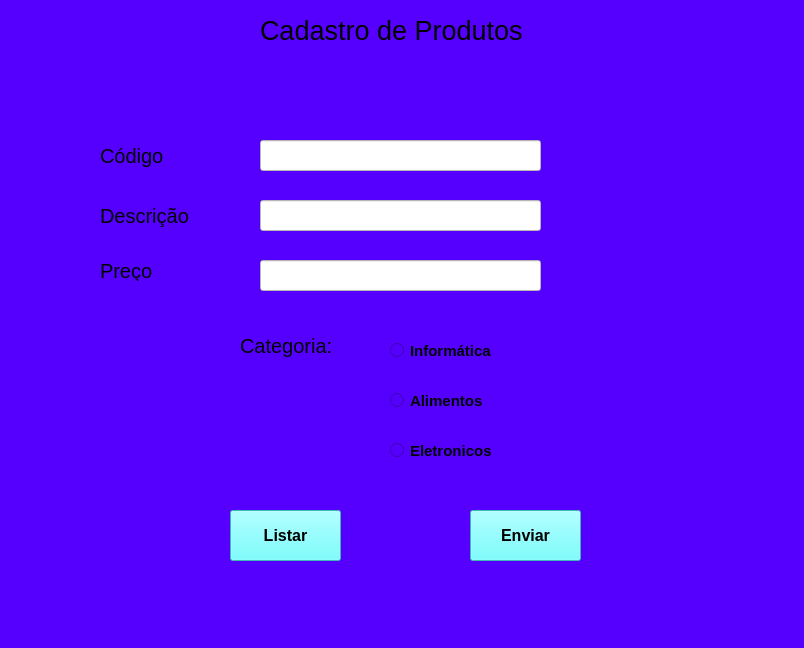
<?xml version="1.0" encoding="UTF-8"?>
<ui version="4.0">
 <class>MainWindow</class>
 <widget class="QMainWindow" name="MainWindow">
  <property name="geometry">
   <rect>
    <x>0</x>
    <y>0</y>
    <width>804</width>
    <height>648</height>
   </rect>
  </property>
  <property name="windowTitle">
   <string>MainWindow</string>
  </property>
  <property name="styleSheet">
   <string notr="true">background-color: rgb(0, 255, 255);
background-color: rgb(0, 0, 255);
background-color: rgb(85, 0, 255);</string>
  </property>
  <widget class="QWidget" name="centralwidget">
   <widget class="QLabel" name="label">
    <property name="geometry">
     <rect>
      <x>260</x>
      <y>10</y>
      <width>271</width>
      <height>41</height>
     </rect>
    </property>
    <property name="font">
     <font>
      <pointsize>20</pointsize>
     </font>
    </property>
    <property name="text">
     <string>Cadastro de Produtos</string>
    </property>
   </widget>
   <widget class="QLabel" name="label_2">
    <property name="geometry">
     <rect>
      <x>100</x>
      <y>140</y>
      <width>71</width>
      <height>31</height>
     </rect>
    </property>
    <property name="font">
     <font>
      <pointsize>15</pointsize>
     </font>
    </property>
    <property name="text">
     <string>Código</string>
    </property>
   </widget>
   <widget class="QLabel" name="label_3">
    <property name="geometry">
     <rect>
      <x>100</x>
      <y>200</y>
      <width>101</width>
      <height>31</height>
     </rect>
    </property>
    <property name="font">
     <font>
      <pointsize>15</pointsize>
     </font>
    </property>
    <property name="text">
     <string>Descrição</string>
    </property>
   </widget>
   <widget class="QLabel" name="label_4">
    <property name="geometry">
     <rect>
      <x>100</x>
      <y>260</y>
      <width>71</width>
      <height>21</height>
     </rect>
    </property>
    <property name="font">
     <font>
      <pointsize>15</pointsize>
     </font>
    </property>
    <property name="text">
     <string>Preço</string>
    </property>
   </widget>
   <widget class="QLineEdit" name="lineEdit">
    <property name="geometry">
     <rect>
      <x>260</x>
      <y>140</y>
      <width>281</width>
      <height>31</height>
     </rect>
    </property>
    <property name="styleSheet">
     <string notr="true">background-color: rgb(255, 255, 255);</string>
    </property>
   </widget>
   <widget class="QLineEdit" name="lineEdit_2">
    <property name="geometry">
     <rect>
      <x>260</x>
      <y>200</y>
      <width>281</width>
      <height>31</height>
     </rect>
    </property>
    <property name="styleSheet">
     <string notr="true">background-color: rgb(255, 255, 255);</string>
    </property>
   </widget>
   <widget class="QLineEdit" name="lineEdit_3">
    <property name="geometry">
     <rect>
      <x>260</x>
      <y>260</y>
      <width>281</width>
      <height>31</height>
     </rect>
    </property>
    <property name="styleSheet">
     <string notr="true">background-color: rgb(255, 255, 255);</string>
    </property>
   </widget>
   <widget class="QRadioButton" name="radioButton">
    <property name="geometry">
     <rect>
      <x>390</x>
      <y>340</y>
      <width>111</width>
      <height>21</height>
     </rect>
    </property>
    <property name="font">
     <font>
      <pointsize>11</pointsize>
      <weight>75</weight>
      <bold>true</bold>
     </font>
    </property>
    <property name="text">
     <string>Informática</string>
    </property>
   </widget>
   <widget class="QRadioButton" name="radioButton_2">
    <property name="geometry">
     <rect>
      <x>390</x>
      <y>390</y>
      <width>111</width>
      <height>21</height>
     </rect>
    </property>
    <property name="font">
     <font>
      <pointsize>11</pointsize>
      <weight>75</weight>
      <bold>true</bold>
     </font>
    </property>
    <property name="text">
     <string>Alimentos</string>
    </property>
   </widget>
   <widget class="QRadioButton" name="radioButton_3">
    <property name="geometry">
     <rect>
      <x>390</x>
      <y>440</y>
      <width>111</width>
      <height>21</height>
     </rect>
    </property>
    <property name="font">
     <font>
      <pointsize>11</pointsize>
      <weight>75</weight>
      <bold>true</bold>
     </font>
    </property>
    <property name="text">
     <string>Eletronicos</string>
    </property>
   </widget>
   <widget class="QLabel" name="label_5">
    <property name="geometry">
     <rect>
      <x>240</x>
      <y>330</y>
      <width>101</width>
      <height>31</height>
     </rect>
    </property>
    <property name="font">
     <font>
      <pointsize>15</pointsize>
     </font>
    </property>
    <property name="text">
     <string>Categoria:</string>
    </property>
   </widget>
   <widget class="QPushButton" name="pushButton">
    <property name="geometry">
     <rect>
      <x>470</x>
      <y>510</y>
      <width>111</width>
      <height>51</height>
     </rect>
    </property>
    <property name="font">
     <font>
      <pointsize>12</pointsize>
      <weight>75</weight>
      <bold>true</bold>
     </font>
    </property>
    <property name="styleSheet">
     <string notr="true">background-color: rgb(85, 255, 255);</string>
    </property>
    <property name="text">
     <string>Enviar</string>
    </property>
   </widget>
   <widget class="QPushButton" name="pushButton_2">
    <property name="geometry">
     <rect>
      <x>230</x>
      <y>510</y>
      <width>111</width>
      <height>51</height>
     </rect>
    </property>
    <property name="font">
     <font>
      <pointsize>12</pointsize>
      <weight>75</weight>
      <bold>true</bold>
     </font>
    </property>
    <property name="styleSheet">
     <string notr="true">background-color: rgb(85, 255, 255);</string>
    </property>
    <property name="text">
     <string>Listar</string>
    </property>
   </widget>
  </widget>
  <widget class="QMenuBar" name="menubar">
   <property name="geometry">
    <rect>
     <x>0</x>
     <y>0</y>
     <width>804</width>
     <height>21</height>
    </rect>
   </property>
  </widget>
  <widget class="QStatusBar" name="statusbar"/>
 </widget>
 <resources/>
 <connections/>
</ui>
